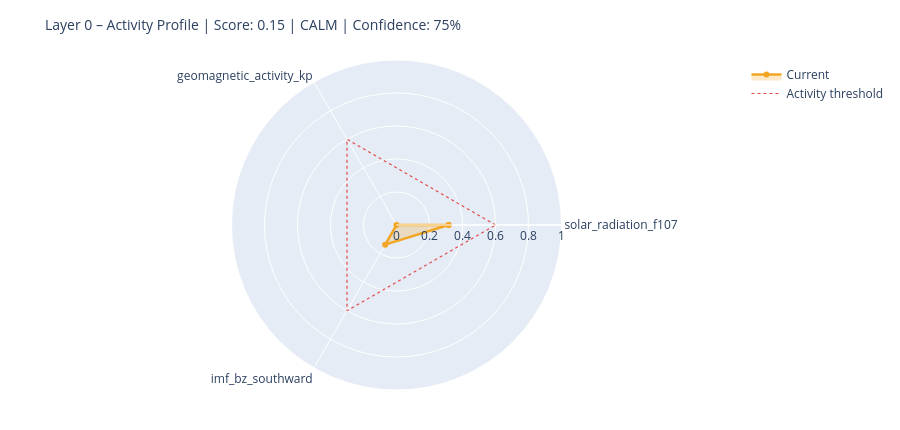

The cell this chart's notebook holds for it:
### Markdown cell above
---
## 6. State Assessment & Handoff to Layer 1

### Code cell
# ============================================================
# STEP 1 – Collect raw values with source modes
# Mode: 'primary' | 'fallback_3h' | 'last_valid' | 'missing'
# ============================================================

def safe_last(df, col):
    if df is None or col not in df.columns: return None
    s = df[col].dropna()
    return float(s.iloc[-1]) if not s.empty else None

f107_now = safe_last(df_f107, 'f10.7')
bz_now   = safe_last(df_mag,  'bz_gsm')
kp_now   = safe_last(df_kp,   'kp')
sw_now   = safe_last(df_sw,   'speed')

source_modes = {
    'F10.7':    'primary'  if f107_now is not None else 'missing',
    'Kp':       'primary'  if kp_now   is not None else 'missing',
    'IMF_Bz':   'primary'  if bz_now   is not None else 'missing',
    'SW_speed': 'primary'  if sw_now   is not None else 'missing',
}

# Kp Fallback – 3h endpoint
if kp_now is None:
    try:
        r = requests.get(
            'https://services.swpc.noaa.gov/json/noaa-planetary-k-index.json',
            timeout=10)
        r.raise_for_status()
        fb = pd.DataFrame(r.json())
        tc = next((c for c in fb.columns if 'time' in c.lower()), fb.columns[0])
        kc = next((c for c in fb.columns if 'kp' in c.lower() and c != tc), None)
        if kc:
            fb[kc] = fb[kc].astype(str).str.extract(r'([0-9]+(?:\.[0-9]*)?)')[0]
            fb[kc] = pd.to_numeric(fb[kc], errors='coerce')
            fb = fb[fb[kc] >= 0].dropna(subset=[kc])
            if not fb.empty:
                kp_now = float(fb[kc].iloc[-1])
                source_modes['Kp'] = 'fallback_3h'
                print(f'  Kp fallback (3h): {kp_now:.1f}')
    except Exception as e:
        print(f'  Kp fallback failed: {e}')

# Solar Wind Fallback – last valid value
if sw_now is None and df_sw is not None and 'speed' in df_sw.columns:
    s = df_sw['speed'].dropna()
    if not s.empty:
        sw_now = float(s.iloc[-1])
        source_modes['SW_speed'] = 'last_valid'
        print(f'  SW fallback (last_valid): {sw_now:.0f} km/s')

print()
print('Source modes:', source_modes)

# ============================================================
# STEP 2 – Score from available components only
# ============================================================

def norm(v, lo, hi):
    if v is None: return None
    return max(0.0, min(1.0, (v - lo) / (hi - lo)))

COMPONENTS = {
    'solar_radiation_f107':    (f107_now, norm(f107_now, 60, 250)),
    'geomagnetic_activity_kp': (kp_now,   norm(kp_now,   0,   9)),
    'imf_bz_southward':        (bz_now,   norm(-(bz_now or 0) if bz_now else None, -5, 30)
                                           if bz_now is not None else None),
    'solar_wind_speed':        (sw_now,   norm(sw_now, 300, 800)),
}

available   = {k: v[1] for k, v in COMPONENTS.items() if v[1] is not None}
unavailable = [k for k, v in COMPONENTS.items() if v[1] is None]

layer0_score = round(sum(available.values()) / len(available), 4) if available else None
confidence   = round(len(available) / len(COMPONENTS), 2)

level = ('unknown'  if layer0_score is None
         else 'calm'     if layer0_score < 0.3
         else 'moderate' if layer0_score < 0.6
         else 'active')

# ============================================================
# STEP 3 – Dominant Driver
# ============================================================

def dominant_driver(kp, f107, bz, sw):
    candidates = []
    if kp   is not None and kp   >= 4:   candidates.append(('geomagnetic',    kp / 9))
    if sw   is not None and sw   >= 500:  candidates.append(('solar_wind',     sw / 800))
    if bz   is not None and bz   <= -5:   candidates.append(('imf_southward',  abs(bz) / 30))
    if f107 is not None and f107 >= 150:  candidates.append(('solar_radiation',f107 / 250))
    return max(candidates, key=lambda x: x[1])[0] if candidates else 'none'

driver = dominant_driver(kp_now, f107_now, bz_now, sw_now)

# ============================================================
# STEP 4 – Downstream expectations
# ============================================================

def downstream_expectation(driver, score, kp, bz, f107):
    exp = {
        'magnetosphere':        'calm',
        'ionosphere':           'calm',
        'schumann_resonance':   'unchanged',
        'lithosphere_currents': 'low',
    }
    if driver == 'geomagnetic' or (kp and kp >= 5):
        exp['magnetosphere']        = 'compressed / storm'
        exp['ionosphere']           = 'elevated disturbance (TEC variability)'
        exp['schumann_resonance']   = 'elevated amplitude possible'
        exp['lithosphere_currents'] = 'elevated induction currents'
    elif driver == 'imf_southward' or (bz and bz <= -5):
        exp['magnetosphere']        = 'energy coupling active'
        exp['ionosphere']           = 'elevated electron density possible'
        exp['schumann_resonance']   = 'slight modulation possible'
    elif driver == 'solar_radiation' or (f107 and f107 >= 150):
        exp['ionosphere']           = 'elevated ionization (F-layer)'
        exp['schumann_resonance']   = 'slightly elevated background activity'
    return exp

downstream = downstream_expectation(driver, layer0_score, kp_now, bz_now, f107_now)

# ============================================================
# CONSOLE OUTPUT
# ============================================================

W = 58
print('=' * W)
print('LAYER 0 – STATE ASSESSMENT')
print('=' * W)
for name, (raw_v, score_v) in COMPONENTS.items():
    if score_v is not None:
        bar = '█' * int(score_v * 20) + '░' * (20 - int(score_v * 20))
        print(f'  {name:<35}  {bar}  {score_v:.2f}')
    else:
        print(f'  {name:<35}  {"─" * 20}  n/a')
print('-' * W)
print(f'  Score ({len(available)}/{len(COMPONENTS)} components):  {layer0_score:.3f}')
print(f'  Confidence:         {confidence:.0%}')
print(f'  Level:              {level.upper()}')
print(f'  Dominant Driver:    {driver}')

# Radar chart
cats = list(available.keys())
vals = list(available.values())
if len(cats) >= 3:
    fig = go.Figure()
    fig.add_trace(go.Scatterpolar(
        r=vals + [vals[0]], theta=cats + [cats[0]],
        fill='toself', fillcolor='rgba(242,166,35,0.25)',
        line=dict(color='#F2A623', width=2.5), name='Current'
    ))
    fig.add_trace(go.Scatterpolar(
        r=[0.6] * (len(cats) + 1), theta=cats + [cats[0]],
        line=dict(color='#E24B4A', dash='dot', width=1.2),
        mode='lines', name='Activity threshold'
    ))
    fig.update_layout(
        title=dict(text=f'Layer 0 – Activity Profile | Score: {layer0_score:.2f} | {level.upper()} | Confidence: {confidence:.0%}',
                   font=dict(size=14)),
        polar=dict(radialaxis=dict(visible=True, range=[0, 1])),
        height=430, showlegend=True,
        margin=dict(l=60, r=60, t=60, b=40)
    )
    fig.show()

### Figure 1 — Plotly figure (JSON) as saved in the notebook; plotly's stock layout.template omitted (floating-point values rounded to 4 significant figures)
{"data": [{"fill": "toself", "fillcolor": "rgba(242,166,35,0.25)", "line": {"color": "#F2A623", "width": 2.5}, "name": "Current", "r": [0.3158, 0.0, 0.1374, 0.3158], "theta": ["solar_radiation_f107", "geomagnetic_activity_kp", "imf_bz_southward", "solar_radiation_f107"], "type": "scatterpolar"}, {"line": {"color": "#E24B4A", "dash": "dot", "width": 1.2}, "mode": "lines", "name": "Activity threshold", "r": [0.6, 0.6, 0.6, 0.6], "theta": ["solar_radiation_f107", "geomagnetic_activity_kp", "imf_bz_southward", "solar_radiation_f107"], "type": "scatterpolar"}], "layout": {"height": 430, "margin": {"b": 40, "l": 60, "r": 60, "t": 60}, "polar": {"radialaxis": {"range": [0, 1], "visible": true}}, "showlegend": true, "title": {"font": {"size": 14}, "text": "Layer 0 – Activity Profile | Score: 0.15 | CALM | Confidence: 75%"}}}
